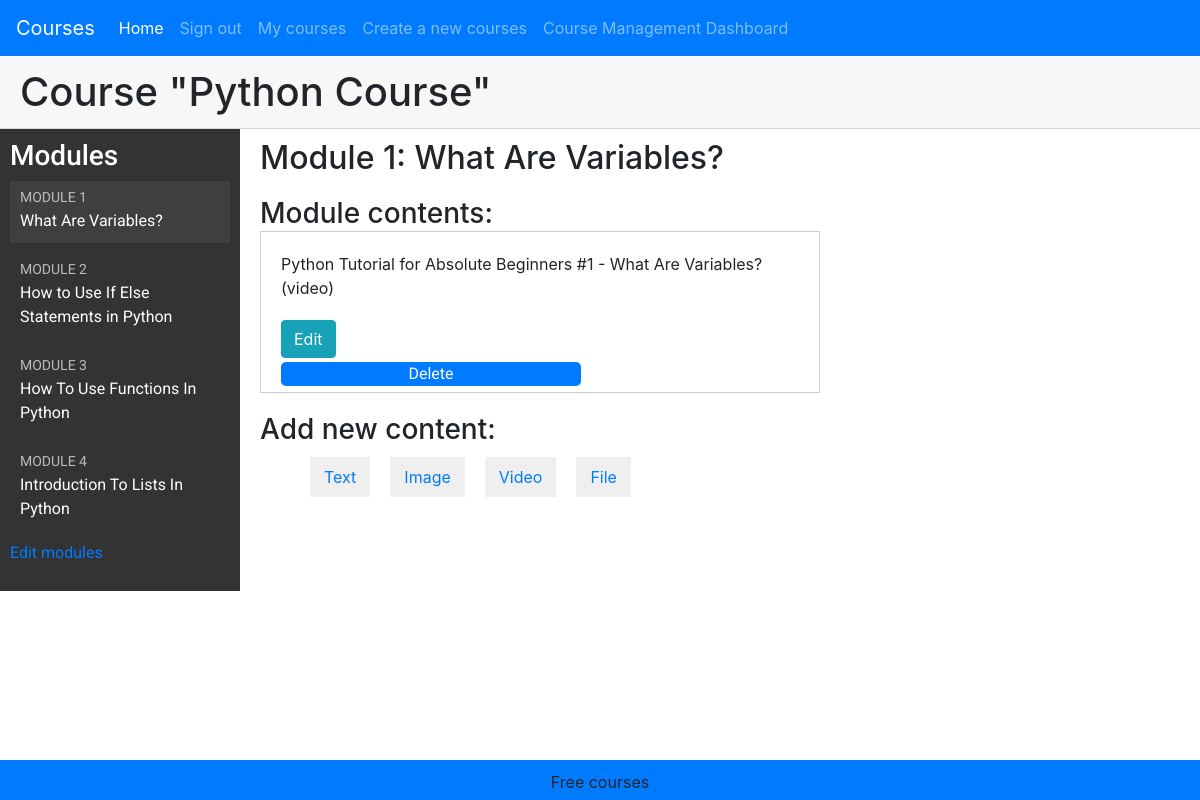
Screenshot of /course/module/19/ (signed in) with the database file from the repository.
### courses/models.py (models this page shows, shortened)
class Course(models.Model):
    owner=models.ForeignKey(User,related_name='courses_created', on_delete=models.CASCADE)
    subject = models.ForeignKey(Subject,related_name='courses',	on_delete=models.CASCADE)
    title = models.CharField(max_length=200)
    slug = models.SlugField(max_length=200, unique=True)
    overview = models.TextField()
    created = models.DateTimeField(auto_now_add=True)
    students = models.ManyToManyField(User,related_name='courses_joined',blank=True)
    class Meta:
        ordering = ['-created']

class Module(models.Model):
    course = models.ForeignKey(Course, related_name='modules', on_delete=models.CASCADE)
    title = models.CharField(max_length=200)
    description = models.TextField(blank=True)
    order = OrderField(blank=True,for_fields=['course'])
    class Meta:
        ordering = ['order']

class Content(models.Model):
    module = models.ForeignKey(Module,related_name='contents', on_delete=models.CASCADE)
    content_type = models.ForeignKey(ContentType,limit_choices_to={'model__in':('text',
                                                                    'video',
                                                                    'image',
                                                                    'file')}, on_delete=models.CASCADE)
    object_id = models.PositiveIntegerField()
    item=GenericForeignKey('content_type', 'object_id')
    order = OrderField(blank=True, for_fields=['module'])
    class Meta:
        ordering = ['order']

class ItemBase(models.Model):
    owner = models.ForeignKey(User,related_name='%(class)s_related',on_delete=models.CASCADE)
    title=models.CharField(max_length=250)
    created=models.DateTimeField(auto_now_add=True)
    updated=models.DateTimeField(auto_now=True)
    class Meta:
        abstract = True
    def __str__(self):
        return self.title

class Video(ItemBase):
    url=models.URLField()

### courses/views.py (the view)
# urls.py: path('module/<int:module_id>/',views.ModuleContentListView.as_view(), name='module_content_list'),
class ModuleContentListView(TemplateResponseMixin, View):
    template_name = 'courses/manage/module/content_list.html'
    def get(self, request, module_id):
        module = get_object_or_404(Module,
                                   id=module_id,
                                   course__owner=request.user)
        return self.render_to_response({'module': module})

### courses/templatetags/course.py (called while the page is built)
@register.filter
def model_name(obj):
    try:
        return obj._meta.model_name
    except AttributeError:
        return None

### courses/templates/courses/manage/module/content_list.html (shortened to what this page needs)
{% extends "base.html" %}
{% load course %}
{% block content %}
  {% with course=module.course %}
    <h1 class="card-header">Course "{{ course.title }}"</h1>
    <div class="contents">
      <h3>Modules</h3>
      <ul id="modules">
        {% for m in course.modules.all %}
          <li data-id="{{ m.id }}" {% if m == module %}class="selected"{% endif %}>
            <a href="{% url "module_content_list" m.id %}">
              <span>
                Module <span class="order">{{ m.order|add:1 }}</span>
              </span>
              <br>
              {{ m.title }}
            </a>
          </li>
        {% empty %}
          <li>No modules yet.</li>
        {% endfor %}
      </ul>
      <p><a href="{% url "course_module_update" course.id %}">Edit modules</a></p>
    </div>
    <div class="module">
      <h2>Module {{ module.order|add:1 }}: {{ module.title }}</h2>
      <h3>Module contents:</h3>
      <div id="module-contents">
        {% for content in module.contents.all %}
          <div data-id="{{ content.id }}">
            {% with item=content.item %}
              <p>{{ item }} ({{ item|model_name }})</p>
              <a class="btn btn-info" href="{% url "module_content_update" module.id item|model_name item.id %}">Edit</a>
              <form action="{% url "module_content_delete" content.id %}" method="post">
                <br>
                <input  type="submit" value="Delete">
              </form>
            {% endwith %}
          </div>
        {% empty %}
          <p>This module has no contents yet.</p>
        {% endfor %}
      </div>
      <h3>Add new content:</h3>
      <ul class="content-types">
        <li><a href="{% url "module_content_create" module.id "text" %}">Text</a></li>
        <li><a href="{% url "module_content_create" module.id "image" %}">Image</a></li>
        <li><a href="{% url "module_content_create" module.id "video" %}">Video</a></li>
        <li><a href="{% url "module_content_create" module.id "file" %}">File</a></li>
      </ul>
    </div>
  {% endwith %}
{% endblock %}

### courses/static/css/base.css (style rules this page uses)
.module { padding:10px 20px; float:left; width:600px; }
.module h3 { margin:20px 0 0; padding:0; width:100%; }
.module p { margin:10px 0 20px; width:100%; float:left; }
.contents { width:20%; padding:10px; float:left; background:#333; color: #fff; font-family:'Roboto', sans-serif; }
.contents ul { list-style:none; margin:0; padding:0; }
.contents ul li { margin:0 0 10px 0; padding:4px 10px 10px; overflow:auto; }
.contents ul li.selected { background:#3f3f3f; }
.contents ul span { text-transform:uppercase; color:#bbb; font-size:14px; }
.contents ul a { display:block; color:#fff; text-decoration:none; }
ul.content-types li { list-style:none; float:left; margin:10px; background:#efefef; padding:8px 14px; }
input, select, textarea { border:1px solid #ccc; border-bottom:3px solid #ccc; padding:8px 12px; font-size:16px; font-family:'Roboto', sans-serif; float:left; clear:both; width:300px; }
input[type=submit], a.button { border-radius:5px; background:#007bff; color:#fff; font-size:16px; text-transform:uppercase; border:none; padding:10px 20px; margin:20px 0; }
#module-contents div { padding:10px 20px; border:1px solid #ccc; background:#fff }
#module-contents form { margin:0; padding:0; }
#module-contents input[type=submit] { color:#007bff background:none; margin:-20px 0 0; padding:0; float:left; text-transform:none; }

### rows the page displays
Course: title "Python Course"
Module: order|add "1", title "What Are Variables?"
Module: order|add "2", title "How to Use If Else Statements in Python"
Module: order|add "3", title "How To Use Functions In Python"
Module: order|add "4", title "Introduction To Lists In Python"
Content: item "Python Tutorial for Absolute Beginners #1 - What Are Variables?", item|model_name "video"
